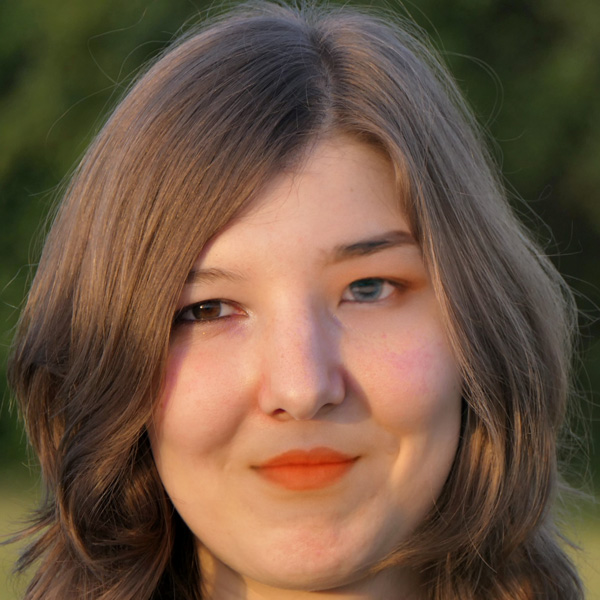
#> input picture data/training_fake/easy_102_0101.jpg, 600 x 600 px, given in place of easy_100_1111.jpg, which was not available
$ python orb_real_vs_fake_comparison_TIMIT.py
#> lines starting #> are read from the running program, lines starting #| are printed output that depends on the picture; pictures that were not available may be replaced by others from this repository, and a replacement may not be noted
### exploration/orb_feature_descriptors.py
import numpy as np
import cv2
from matplotlib import pyplot as plt


def orb_return_features(filename):
	'''
	Takes some filename which is a path to some image file
	and returns the list of ORB feature descriptors

	inputs:
		filename: a string which is a filepath to some image file, the
		one being used for analysis

	'''

	#generate the image
	img = cv2.imread(filename,0)

	# Initiate ORB detector
	orb = cv2.ORB_create()

	# find the keypoints and feature descriptors with ORB
	kp = orb.detect(img,None)
	kp, des = orb.compute(img, kp)

	return (kp,des)

### exploration/orb_real_vs_fake_comparison_TIMIT.py
import cv2
import numpy as np
from matplotlib import pyplot as plt
from feature_detection_algorithms_implementation import *
from orb_feature_descriptors import orb_return_features

'''
Goal: download the real and fake image datasets and do bruteforce
comparison on both of them, find how the deepfake images relate/ differ
from the real images and then do some analysis on such images.
'''

def brute_force_orb_comparison(real_filename, fake_filename):
	'''
	This function takes two filenames (real_filename and fake_filename)
	and then does bruteforce comparison of there keypoint descriptor image's
	corresponding keypoint descriptors.

	inputs:
		real_filename: a string which is the path to the real image
		fake_filename: a string which is the path to the fake image
	'''
#> called with real_filename = 'training_fake/easy_100_1111.jpg', fake_filename = 'training_fake/easy_101_0010.jpg'

	#load the images.....
	real_image = cv2.imread(real_filename,0)
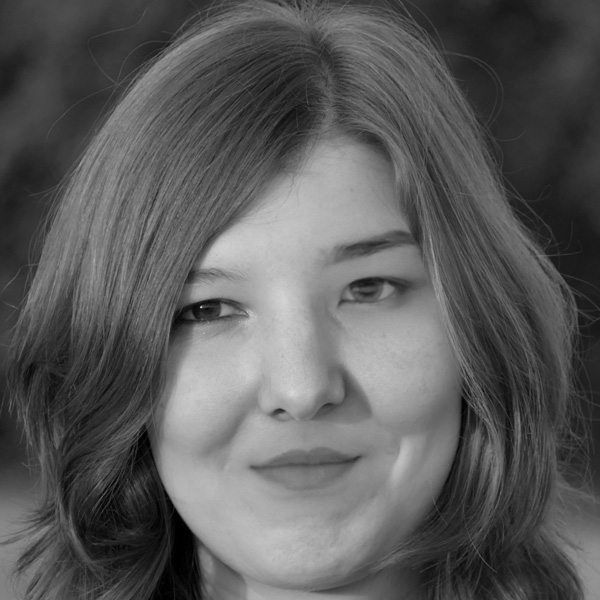
#> real_image: shape (600, 600); min 0, max 216, mean 90.7
	fake_image = cv2.imread(fake_filename,0)
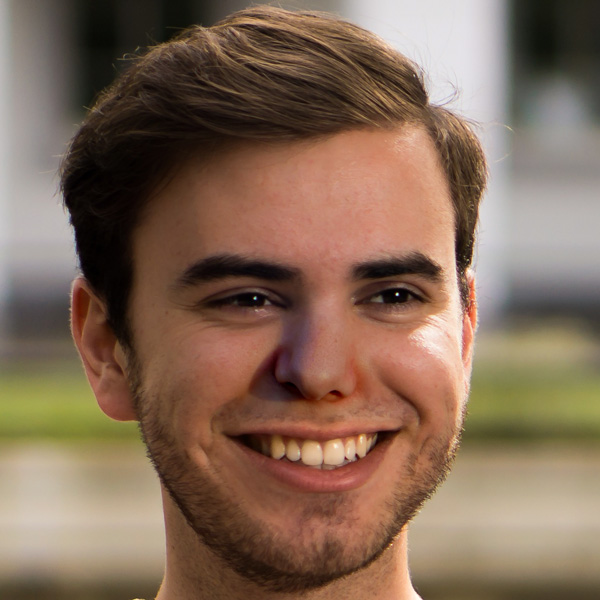
#> input picture data/training_fake/easy_101_0010.jpg, 600 x 600 px, found by its file name
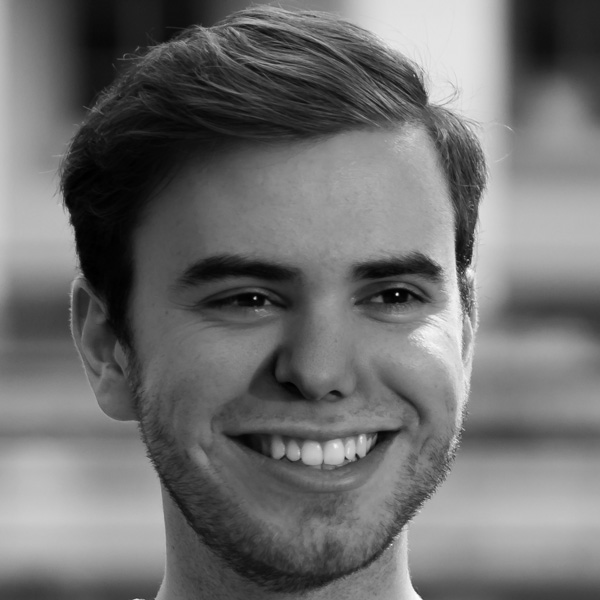
#> fake_image: shape (600, 600); min 0, max 255, mean 111.4

	#Two corresponding lists of descriptors and keypoints for each image
	real_image_kp = orb_return_features(real_filename)[0]
#> in orb_return_features, `kp = orb.detect(img,None)`: kp = 482 keypoints; strongest (x, y, size): (201, 307, 31), (200, 307, 37.2), (215, 302, 92.6), (211, 301, 111.1)
#> real_image_kp has the same summary as kp in orb_return_features
	real_image_des = orb_return_features(real_filename)[1]
	fake_image_kp = orb_return_features(fake_filename)[0]
#> in orb_return_features (call 3), `kp = orb.detect(img,None)`: kp = 500 keypoints; strongest (x, y, size): (397, 294, 31), (396, 294, 37.2), (254, 298, 31), (460, 269, 77.1)
#> fake_image_kp has the same summary as kp in orb_return_features
	fake_image_des = orb_return_features(fake_filename)[1]

	#create brute_force matcher object
	bf = cv2.BFMatcher(cv2.NORM_HAMMING, crossCheck=True)

	#Match Descriptors
	matches = bf.match(real_image_des,fake_image_des)
#> matches = 100 matches

	#Sort them in order of distance
	matches = sorted(matches, key = lambda x: x.distance)

	#Draw first 10 matches
	img3 = cv2.drawMatches(real_image,real_image_kp,
		fake_image,fake_image_kp,
		matches[:10],None,flags=2)
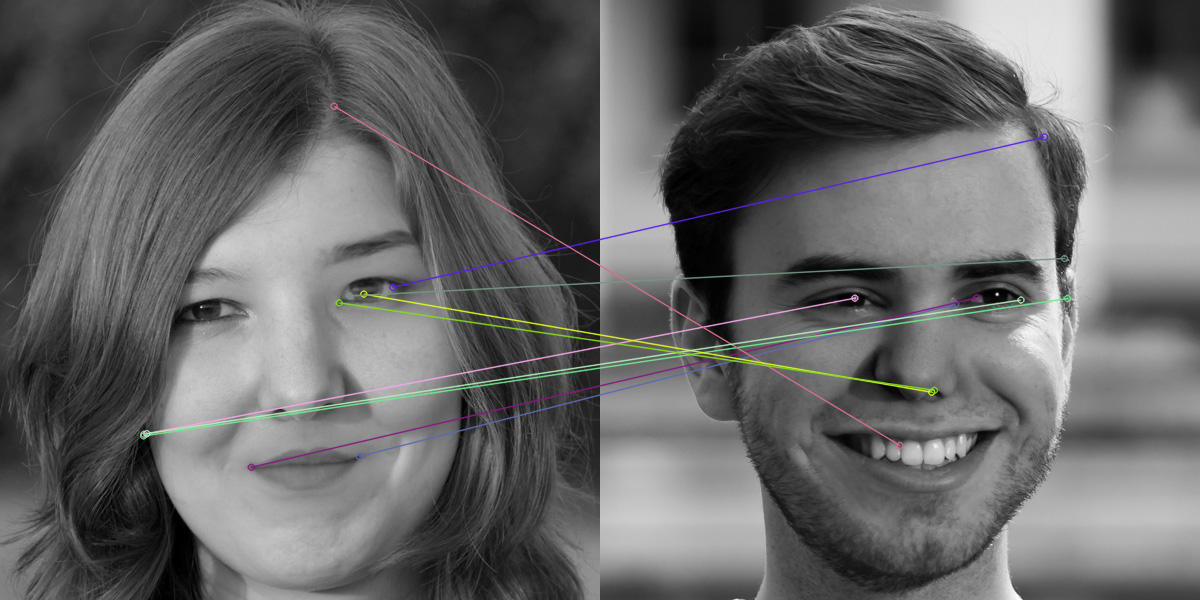
#> img3: shape (600, 1200, 3); mean of channels 0, 1, 2 101.8, 101.9, 101.9; drawn as B, G, R

	plt.imshow(img3),plt.show()


def return_brute_force_orb_matches(real_filename,fake_filename):
	'''
	This function takes two filenames (real_filename) and (fake_filename)
	and returns a list of the matching objects

	inputs:
		real_filename: a string which is the path to the real image
		fake_filename: a string which is the path to the fake image
	'''
#> called with real_filename = 'training_fake/easy_100_1111.jpg', fake_filename = 'training_fake/easy_101_0010.jpg'

	#Two corresponding lists of descriptors and keypoints for each image
	real_image_kp = orb_return_features(real_filename)[0]
#> in orb_return_features (call 5), `kp = orb.detect(img,None)`: kp = 482 keypoints; strongest (x, y, size): (201, 307, 31), (200, 307, 37.2), (215, 302, 92.6), (211, 301, 111.1)
#> real_image_kp has the same summary as kp in orb_return_features
	real_image_des = orb_return_features(real_filename)[1]
	fake_image_kp = orb_return_features(fake_filename)[0]
#> in orb_return_features (call 7), `kp = orb.detect(img,None)`: kp = 500 keypoints; strongest (x, y, size): (397, 294, 31), (396, 294, 37.2), (254, 298, 31), (460, 269, 77.1)
#> fake_image_kp has the same summary as kp in orb_return_features
	fake_image_des = orb_return_features(fake_filename)[1]

	#create brute_force matcher object
	bf = cv2.BFMatcher(cv2.NORM_HAMMING, crossCheck=True)

	#Match Descriptors
	matches = bf.match(real_image_des,fake_image_des)
#> matches = 100 matches

	#Sort them in order of distance
	matches = sorted(matches, key = lambda x: x.distance)

	#return the matches object
	return matches


#Testing section of the code
brute_force_orb_comparison(
	'training_fake/easy_100_1111.jpg',
	'training_fake/easy_101_0010.jpg'
	)

#Print Matches
print(return_brute_force_orb_matches(
	'training_fake/easy_100_1111.jpg',
	'training_fake/easy_101_0010.jpg'
	))
